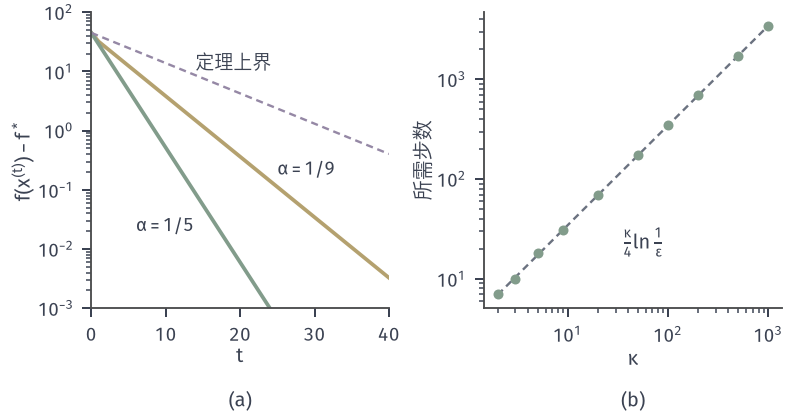

Reproduce this figure in Python.
from pathlib import Path
import sys
ROOT = next(p for p in Path(__file__).resolve().parents if (p/'build.sh').is_file() and (p/'tex/book.tex').is_file())
sys.path.insert(0, str(ROOT/'figures/00-shared/mathematical-preliminaries-upper/00-shared/comprehension-figures'))
from support import figure, save, BLUE, GREEN, YELLOW, RED, PURPLE, INK, MUTED, GRID, BLUE_FILL, GREEN_FILL, YELLOW_FILL, RED_FILL, PURPLE_FILL
import numpy as np
HERE = Path(__file__).resolve().parent
STROKE = '#4C4D4F'
def panel(fig, left, right, top, bottom, wspace=.25, hspace=.2):
    fig.set_layout_engine(None)
    fig.subplots_adjust(left=left, right=right, top=top, bottom=bottom, wspace=wspace, hspace=hspace)
def tag(fig, ax, s, y=None, d=.085):
    p = ax.get_position(); fig.text((p.x0+p.x1)/2, (p.y0-d) if y is None else y, s, ha='center', va='top')
# 贯穿例：f(x)=(x1^2+9 x2^2)/2，x0=(9,1)，mu=1，L=9，kappa=9。
H = np.array([1., 9.]); X0 = np.array([9., 1.])
def f_ex(x): return .5*(H*np.asarray(x)**2).sum(-1)
def contour_ex(ax, xr, yr, levels):
    X,Y = np.meshgrid(np.linspace(*xr,700), np.linspace(*yr,500))
    ax.contour(X,Y,.5*(X**2+9*Y**2),levels=levels,colors=[BLUE],linewidths=.65)
def path(ax, P, c, ms=3.2, lw=1.2, **k):
    P=np.asarray(P); ax.plot(P[:,0],P[:,1],'-o',color=c,lw=lw,ms=ms,mew=0,zorder=4,**k)
def opt(ax, x=0, y=0): ax.plot([x],[y],'o',ms=4.8,color=RED,mew=0,zorder=6)
# (a) 贯穿例目标差；(b) diag(1,kappa) 上达到相对精度 1e-6 的步数。
fig,(a,b)=figure(width_mm=112,height_mm=58,ncols=2)
panel(fig,.115,.985,.97,.25,wspace=.32)
T=np.arange(0,41)
def gapfor(al):
    return np.array([.5*(1*(1-al)**(2*t)*81+9*(1-9*al)**(2*t)*1) if not (t==0) else 45. for t in T])
a.semilogy(T,gapfor(1/9),color=YELLOW,lw=1.5); a.semilogy(T,gapfor(.2),color=GREEN,lw=1.5)
a.semilogy(T,45*(8/9)**T,color=PURPLE,lw=.95,ls=(0,(3,2)))
a.text(25,.18,r'$\alpha=1/9$',fontsize=7.5,color=INK); a.text(6,.02,r'$\alpha=1/5$',fontsize=7.5,color=INK); a.text(14,11,'定理上界',fontsize=7.5,color=INK,ha='left')
a.set_xlabel('$t$',labelpad=1); a.set_ylabel(r'$f(x^{(t)})-f^*$',labelpad=1); a.set_xlim(0,40); a.set_ylim(1e-3,100)
ks=np.array([2,3,5,9,20,50,100,200,500,1000.]); eps=1e-6; Ts=[]
for k in ks:
    Hk=np.array([1,k]); x=np.array([k,1.]); al=2/(k+1); f0=.5*(Hk*x*x).sum(); t=0
    while .5*(Hk*x*x).sum()>eps*f0: x=x-al*Hk*x; t+=1
    Ts.append(t)
kk=np.logspace(np.log10(2),3,100)
b.loglog(kk,np.log(1/eps)*kk/4,color=MUTED,lw=.95,ls=(0,(3,2))); b.loglog(ks,Ts,'o',color=GREEN,ms=4,mew=0)
b.text(35,20,r'$\frac{\kappa}{4}\ln\frac{1}{\varepsilon}$',fontsize=8,color=INK)
b.set_xlabel(r'$\kappa$',labelpad=1); b.set_ylabel('所需步数',labelpad=1)
tag(fig,a,'(a)',y=.05); tag(fig,b,'(b)',y=.05)
save(fig,HERE,'figure',{'kappa_list':list(ks),'steps':Ts,'eps':eps})
